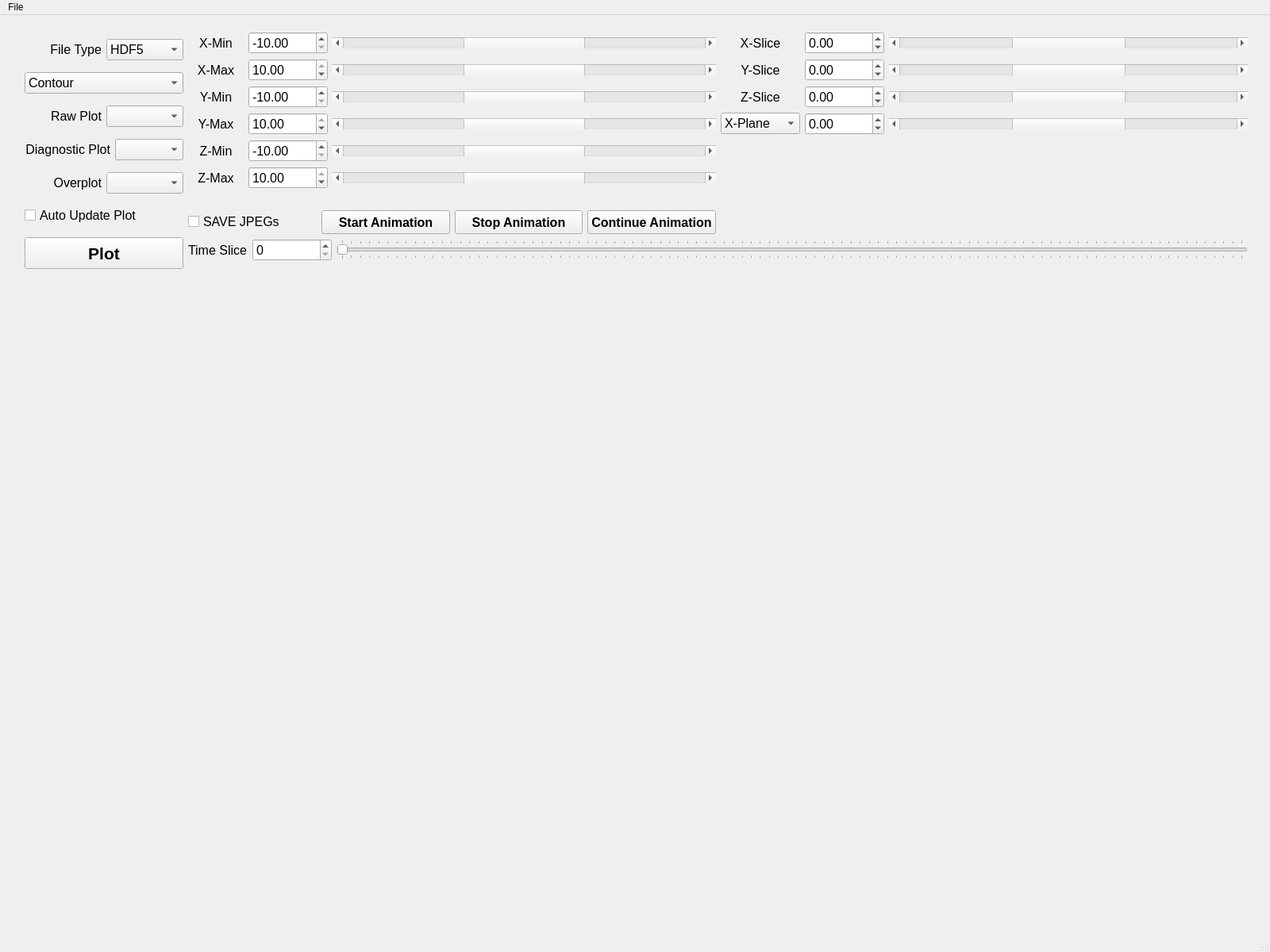
<?xml version="1.0" encoding="UTF-8"?>
<ui version="4.0">
 <class>MainWindow</class>
 <widget class="QMainWindow" name="MainWindow">
  <property name="geometry">
   <rect>
    <x>0</x>
    <y>0</y>
    <width>1600</width>
    <height>1200</height>
   </rect>
  </property>
  <property name="windowTitle">
   <string>MainWindow</string>
  </property>
  <widget class="QWidget" name="centralwidget">
   <widget class="QWidget" name="layoutWidget">
    <property name="geometry">
     <rect>
      <x>31</x>
      <y>21</y>
      <width>1541</width>
      <height>311</height>
     </rect>
    </property>
    <layout class="QHBoxLayout" name="horizontalLayout_32">
     <item>
      <layout class="QVBoxLayout" name="verticalLayout">
       <item>
        <layout class="QHBoxLayout" name="horizontalLayout_4">
         <item>
          <widget class="QLabel" name="label_3">
           <property name="enabled">
            <bool>true</bool>
           </property>
           <property name="font">
            <font>
             <family>Helvetica</family>
             <pointsize>12</pointsize>
             <weight>50</weight>
             <bold>false</bold>
            </font>
           </property>
           <property name="text">
            <string>File Type</string>
           </property>
           <property name="alignment">
            <set>Qt::AlignRight|Qt::AlignTrailing|Qt::AlignVCenter</set>
           </property>
          </widget>
         </item>
         <item>
          <widget class="QComboBox" name="filetype_comboBox">
           <property name="font">
            <font>
             <family>Helvetica</family>
             <pointsize>12</pointsize>
             <weight>50</weight>
             <bold>false</bold>
            </font>
           </property>
           <item>
            <property name="text">
             <string>HDF5</string>
            </property>
           </item>
           <item>
            <property name="text">
             <string>gda</string>
            </property>
           </item>
          </widget>
         </item>
        </layout>
       </item>
       <item>
        <widget class="QComboBox" name="plottype_comboBox">
         <property name="font">
          <font>
           <family>Helvetica</family>
           <pointsize>12</pointsize>
           <weight>50</weight>
           <bold>false</bold>
          </font>
         </property>
         <item>
          <property name="text">
           <string>Contour</string>
          </property>
         </item>
         <item>
          <property name="text">
           <string>Contour+X-Average</string>
          </property>
         </item>
         <item>
          <property name="text">
           <string>Contour+Z-Slice</string>
          </property>
         </item>
         <item>
          <property name="text">
           <string>Contour+X-Slice</string>
          </property>
         </item>
        </widget>
       </item>
       <item>
        <layout class="QHBoxLayout" name="horizontalLayout_3">
         <item>
          <widget class="QLabel" name="label_2">
           <property name="enabled">
            <bool>true</bool>
           </property>
           <property name="font">
            <font>
             <family>Helvetica</family>
             <pointsize>12</pointsize>
             <weight>50</weight>
             <bold>false</bold>
            </font>
           </property>
           <property name="text">
            <string>Raw Plot</string>
           </property>
           <property name="alignment">
            <set>Qt::AlignRight|Qt::AlignTrailing|Qt::AlignVCenter</set>
           </property>
          </widget>
         </item>
         <item>
          <widget class="QComboBox" name="rawplot_comboBox">
           <property name="font">
            <font>
             <family>Helvetica</family>
             <pointsize>12</pointsize>
             <weight>50</weight>
             <bold>false</bold>
            </font>
           </property>
          </widget>
         </item>
        </layout>
       </item>
       <item>
        <layout class="QHBoxLayout" name="horizontalLayout_2">
         <item>
          <widget class="QLabel" name="label_5">
           <property name="font">
            <font>
             <family>Helvetica</family>
             <pointsize>12</pointsize>
             <weight>50</weight>
             <bold>false</bold>
            </font>
           </property>
           <property name="text">
            <string>Diagnostic Plot</string>
           </property>
           <property name="alignment">
            <set>Qt::AlignRight|Qt::AlignTrailing|Qt::AlignVCenter</set>
           </property>
          </widget>
         </item>
         <item>
          <widget class="QComboBox" name="diagplot_comboBox">
           <property name="font">
            <font>
             <family>Helvetica</family>
             <pointsize>12</pointsize>
             <weight>50</weight>
             <bold>false</bold>
            </font>
           </property>
          </widget>
         </item>
        </layout>
       </item>
       <item>
        <layout class="QHBoxLayout" name="horizontalLayout">
         <item>
          <widget class="QLabel" name="label_6">
           <property name="font">
            <font>
             <family>Helvetica</family>
             <pointsize>12</pointsize>
             <weight>50</weight>
             <bold>false</bold>
            </font>
           </property>
           <property name="text">
            <string>Overplot</string>
           </property>
           <property name="alignment">
            <set>Qt::AlignRight|Qt::AlignTrailing|Qt::AlignVCenter</set>
           </property>
          </widget>
         </item>
         <item>
          <widget class="QComboBox" name="overplot_comboBox">
           <property name="font">
            <font>
             <family>Helvetica</family>
             <pointsize>12</pointsize>
             <weight>50</weight>
             <bold>false</bold>
            </font>
           </property>
          </widget>
         </item>
        </layout>
       </item>
       <item>
        <widget class="QCheckBox" name="autoplot_checkBox">
         <property name="font">
          <font>
           <family>Helvetica</family>
           <pointsize>12</pointsize>
           <weight>50</weight>
           <bold>false</bold>
          </font>
         </property>
         <property name="layoutDirection">
          <enum>Qt::LeftToRight</enum>
         </property>
         <property name="text">
          <string>Auto Update Plot</string>
         </property>
        </widget>
       </item>
       <item>
        <widget class="QPushButton" name="plotButton">
         <property name="minimumSize">
          <size>
           <width>100</width>
           <height>40</height>
          </size>
         </property>
         <property name="font">
          <font>
           <family>Helvetica</family>
           <pointsize>16</pointsize>
           <weight>75</weight>
           <bold>true</bold>
          </font>
         </property>
         <property name="text">
          <string>Plot</string>
         </property>
        </widget>
       </item>
      </layout>
     </item>
     <item>
      <layout class="QVBoxLayout" name="verticalLayout_7">
       <item>
        <layout class="QHBoxLayout" name="horizontalLayout_14">
         <item>
          <layout class="QVBoxLayout" name="verticalLayout_2">
           <item>
            <layout class="QHBoxLayout" name="horizontalLayout_5">
             <item>
              <widget class="QLabel" name="label">
               <property name="maximumSize">
                <size>
                 <width>70</width>
                 <height>16777215</height>
                </size>
               </property>
               <property name="font">
                <font>
                 <family>Helvetica</family>
                 <pointsize>12</pointsize>
                 <weight>50</weight>
                 <bold>false</bold>
                </font>
               </property>
               <property name="text">
                <string>X-Min</string>
               </property>
               <property name="alignment">
                <set>Qt::AlignCenter</set>
               </property>
              </widget>
             </item>
             <item>
              <widget class="QDoubleSpinBox" name="xmin_SpinBox">
               <property name="maximumSize">
                <size>
                 <width>100</width>
                 <height>16777215</height>
                </size>
               </property>
               <property name="font">
                <font>
                 <family>Helvetica</family>
                 <pointsize>12</pointsize>
                 <weight>50</weight>
                 <bold>false</bold>
                </font>
               </property>
               <property name="minimum">
                <double>-10.000000000000000</double>
               </property>
               <property name="maximum">
                <double>10.000000000000000</double>
               </property>
               <property name="value">
                <double>-10.000000000000000</double>
               </property>
              </widget>
             </item>
             <item>
              <widget class="QScrollBar" name="xmin_hScrollBar">
               <property name="minimumSize">
                <size>
                 <width>150</width>
                 <height>0</height>
                </size>
               </property>
               <property name="font">
                <font>
                 <family>Helvetica</family>
                 <pointsize>12</pointsize>
                 <weight>50</weight>
                 <bold>false</bold>
                </font>
               </property>
               <property name="minimum">
                <number>-10</number>
               </property>
               <property name="maximum">
                <number>10</number>
               </property>
               <property name="orientation">
                <enum>Qt::Horizontal</enum>
               </property>
              </widget>
             </item>
            </layout>
           </item>
           <item>
            <layout class="QHBoxLayout" name="horizontalLayout_6">
             <item>
              <widget class="QLabel" name="label_7">
               <property name="maximumSize">
                <size>
                 <width>70</width>
                 <height>16777215</height>
                </size>
               </property>
               <property name="font">
                <font>
                 <family>Helvetica</family>
                 <pointsize>12</pointsize>
                 <weight>50</weight>
                 <bold>false</bold>
                </font>
               </property>
               <property name="text">
                <string>X-Max</string>
               </property>
               <property name="alignment">
                <set>Qt::AlignCenter</set>
               </property>
              </widget>
             </item>
             <item>
              <widget class="QDoubleSpinBox" name="xmax_SpinBox">
               <property name="maximumSize">
                <size>
                 <width>100</width>
                 <height>16777215</height>
                </size>
               </property>
               <property name="font">
                <font>
                 <family>Helvetica</family>
                 <pointsize>12</pointsize>
                 <weight>50</weight>
                 <bold>false</bold>
                </font>
               </property>
               <property name="minimum">
                <double>-10.000000000000000</double>
               </property>
               <property name="maximum">
                <double>10.000000000000000</double>
               </property>
               <property name="value">
                <double>10.000000000000000</double>
               </property>
              </widget>
             </item>
             <item>
              <widget class="QScrollBar" name="xmax_hScrollBar">
               <property name="minimumSize">
                <size>
                 <width>150</width>
                 <height>0</height>
                </size>
               </property>
               <property name="font">
                <font>
                 <family>Helvetica</family>
                 <pointsize>12</pointsize>
                 <weight>50</weight>
                 <bold>false</bold>
                </font>
               </property>
               <property name="minimum">
                <number>-10</number>
               </property>
               <property name="maximum">
                <number>10</number>
               </property>
               <property name="orientation">
                <enum>Qt::Horizontal</enum>
               </property>
              </widget>
             </item>
            </layout>
           </item>
           <item>
            <layout class="QHBoxLayout" name="horizontalLayout_7">
             <item>
              <widget class="QLabel" name="label_8">
               <property name="maximumSize">
                <size>
                 <width>70</width>
                 <height>16777215</height>
                </size>
               </property>
               <property name="font">
                <font>
                 <family>Helvetica</family>
                 <pointsize>12</pointsize>
                 <weight>50</weight>
                 <bold>false</bold>
                </font>
               </property>
               <property name="text">
                <string>Y-Min</string>
               </property>
               <property name="alignment">
                <set>Qt::AlignCenter</set>
               </property>
              </widget>
             </item>
             <item>
              <widget class="QDoubleSpinBox" name="ymin_SpinBox">
               <property name="maximumSize">
                <size>
                 <width>100</width>
                 <height>16777215</height>
                </size>
               </property>
               <property name="font">
                <font>
                 <family>Helvetica</family>
                 <pointsize>12</pointsize>
                 <weight>50</weight>
                 <bold>false</bold>
                </font>
               </property>
               <property name="minimum">
                <double>-10.000000000000000</double>
               </property>
               <property name="maximum">
                <double>10.000000000000000</double>
               </property>
               <property name="value">
                <double>-10.000000000000000</double>
               </property>
              </widget>
             </item>
             <item>
              <widget class="QScrollBar" name="ymin_hScrollBar">
               <property name="minimumSize">
                <size>
                 <width>150</width>
                 <height>0</height>
                </size>
               </property>
               <property name="font">
                <font>
                 <family>Helvetica</family>
                 <pointsize>12</pointsize>
                 <weight>50</weight>
                 <bold>false</bold>
                </font>
               </property>
               <property name="minimum">
                <number>-10</number>
               </property>
               <property name="maximum">
                <number>10</number>
               </property>
               <property name="orientation">
                <enum>Qt::Horizontal</enum>
               </property>
              </widget>
             </item>
            </layout>
           </item>
           <item>
            <layout class="QHBoxLayout" name="horizontalLayout_8">
             <item>
              <widget class="QLabel" name="label_9">
               <property name="maximumSize">
                <size>
                 <width>70</width>
                 <height>16777215</height>
                </size>
               </property>
               <property name="font">
                <font>
                 <family>Helvetica</family>
                 <pointsize>12</pointsize>
                 <weight>50</weight>
                 <bold>false</bold>
                </font>
               </property>
               <property name="text">
                <string>Y-Max</string>
               </property>
               <property name="alignment">
                <set>Qt::AlignCenter</set>
               </property>
              </widget>
             </item>
             <item>
              <widget class="QDoubleSpinBox" name="ymax_SpinBox">
               <property name="maximumSize">
                <size>
                 <width>100</width>
                 <height>16777215</height>
                </size>
               </property>
               <property name="font">
                <font>
                 <family>Helvetica</family>
                 <pointsize>12</pointsize>
                 <weight>50</weight>
                 <bold>false</bold>
                </font>
               </property>
               <property name="minimum">
                <double>-10.000000000000000</double>
               </property>
               <property name="maximum">
                <double>10.000000000000000</double>
               </property>
               <property name="value">
                <double>10.000000000000000</double>
               </property>
              </widget>
             </item>
             <item>
              <widget class="QScrollBar" name="ymax_hScrollBar">
               <property name="minimumSize">
                <size>
                 <width>150</width>
                 <height>0</height>
                </size>
               </property>
               <property name="font">
                <font>
                 <family>Helvetica</family>
                 <pointsize>12</pointsize>
                 <weight>50</weight>
                 <bold>false</bold>
                </font>
               </property>
               <property name="minimum">
                <number>-10</number>
               </property>
               <property name="maximum">
                <number>10</number>
               </property>
               <property name="orientation">
                <enum>Qt::Horizontal</enum>
               </property>
              </widget>
             </item>
            </layout>
           </item>
           <item>
            <layout class="QHBoxLayout" name="horizontalLayout_9">
             <item>
              <widget class="QLabel" name="label_10">
               <property name="maximumSize">
                <size>
                 <width>70</width>
                 <height>16777215</height>
                </size>
               </property>
               <property name="font">
                <font>
                 <family>Helvetica</family>
                 <pointsize>12</pointsize>
                 <weight>50</weight>
                 <bold>false</bold>
                </font>
               </property>
               <property name="text">
                <string>Z-Min</string>
               </property>
               <property name="alignment">
                <set>Qt::AlignCenter</set>
               </property>
              </widget>
             </item>
             <item>
              <widget class="QDoubleSpinBox" name="zmin_SpinBox">
               <property name="maximumSize">
                <size>
                 <width>100</width>
                 <height>16777215</height>
                </size>
               </property>
               <property name="font">
                <font>
                 <family>Helvetica</family>
                 <pointsize>12</pointsize>
                 <weight>50</weight>
                 <bold>false</bold>
                </font>
               </property>
               <property name="minimum">
                <double>-10.000000000000000</double>
               </property>
               <property name="maximum">
                <double>10.000000000000000</double>
               </property>
               <property name="value">
                <double>-10.000000000000000</double>
               </property>
              </widget>
             </item>
             <item>
              <widget class="QScrollBar" name="zmin_hScrollBar">
               <property name="minimumSize">
                <size>
                 <width>150</width>
                 <height>0</height>
                </size>
               </property>
               <property name="font">
                <font>
                 <family>Helvetica</family>
                 <pointsize>12</pointsize>
                 <weight>50</weight>
                 <bold>false</bold>
                </font>
               </property>
               <property name="minimum">
                <number>-10</number>
               </property>
               <property name="maximum">
                <number>10</number>
               </property>
               <property name="orientation">
                <enum>Qt::Horizontal</enum>
               </property>
              </widget>
             </item>
            </layout>
           </item>
           <item>
            <layout class="QHBoxLayout" name="horizontalLayout_10">
             <item>
              <widget class="QLabel" name="label_11">
               <property name="maximumSize">
                <size>
                 <width>70</width>
                 <height>16777215</height>
                </size>
               </property>
               <property name="font">
                <font>
                 <family>Helvetica</family>
                 <pointsize>12</pointsize>
                 <weight>50</weight>
                 <bold>false</bold>
                </font>
               </property>
               <property name="text">
                <string>Z-Max</string>
               </property>
               <property name="alignment">
                <set>Qt::AlignCenter</set>
               </property>
              </widget>
             </item>
             <item>
              <widget class="QDoubleSpinBox" name="zmax_SpinBox">
               <property name="maximumSize">
                <size>
                 <width>100</width>
                 <height>16777215</height>
                </size>
               </property>
               <property name="font">
                <font>
                 <family>Helvetica</family>
                 <pointsize>12</pointsize>
                 <weight>50</weight>
                 <bold>false</bold>
                </font>
               </property>
               <property name="minimum">
                <double>-10.000000000000000</double>
               </property>
               <property name="maximum">
                <double>10.000000000000000</double>
               </property>
               <property name="value">
                <double>10.000000000000000</double>
               </property>
              </widget>
             </item>
             <item>
              <widget class="QScrollBar" name="zmax_hScrollBar">
               <property name="minimumSize">
                <size>
                 <width>150</width>
                 <height>0</height>
                </size>
               </property>
               <property name="font">
                <font>
                 <family>Helvetica</family>
                 <pointsize>12</pointsize>
                 <weight>50</weight>
                 <bold>false</bold>
                </font>
               </property>
               <property name="minimum">
                <number>-10</number>
               </property>
               <property name="maximum">
                <number>10</number>
               </property>
               <property name="orientation">
                <enum>Qt::Horizontal</enum>
               </property>
              </widget>
             </item>
            </layout>
           </item>
           <item>
            <spacer name="verticalSpacer_2">
             <property name="orientation">
              <enum>Qt::Vertical</enum>
             </property>
             <property name="sizeHint" stdset="0">
              <size>
               <width>20</width>
               <height>40</height>
              </size>
             </property>
            </spacer>
           </item>
           <item>
            <layout class="QHBoxLayout" name="horizontalLayout_16">
             <item>
              <widget class="QCheckBox" name="savejpg_checkBox">
               <property name="font">
                <font>
                 <family>Helvetica</family>
                 <pointsize>12</pointsize>
                 <weight>50</weight>
                 <bold>false</bold>
                </font>
               </property>
               <property name="layoutDirection">
                <enum>Qt::LeftToRight</enum>
               </property>
               <property name="text">
                <string>SAVE JPEGs</string>
               </property>
              </widget>
             </item>
             <item>
              <widget class="QPushButton" name="start_animateButton">
               <property name="minimumSize">
                <size>
                 <width>100</width>
                 <height>30</height>
                </size>
               </property>
               <property name="font">
                <font>
                 <family>Helvetica</family>
                 <pointsize>12</pointsize>
                 <weight>75</weight>
                 <bold>true</bold>
                </font>
               </property>
               <property name="text">
                <string>Start Animation</string>
               </property>
              </widget>
             </item>
             <item>
              <widget class="QPushButton" name="stop_animateButton">
               <property name="minimumSize">
                <size>
                 <width>100</width>
                 <height>30</height>
                </size>
               </property>
               <property name="font">
                <font>
                 <family>Helvetica</family>
                 <pointsize>12</pointsize>
                 <weight>75</weight>
                 <bold>true</bold>
                </font>
               </property>
               <property name="text">
                <string>Stop Animation</string>
               </property>
              </widget>
             </item>
             <item>
              <widget class="QPushButton" name="continue_animateButton">
               <property name="minimumSize">
                <size>
                 <width>100</width>
                 <height>30</height>
                </size>
               </property>
               <property name="font">
                <font>
                 <family>Helvetica</family>
                 <pointsize>12</pointsize>
                 <weight>75</weight>
                 <bold>true</bold>
                </font>
               </property>
               <property name="text">
                <string>Continue Animation</string>
               </property>
              </widget>
             </item>
            </layout>
           </item>
          </layout>
         </item>
         <item>
          <layout class="QVBoxLayout" name="verticalLayout_3">
           <item>
            <layout class="QHBoxLayout" name="horizontalLayout_11">
             <item>
              <widget class="QLabel" name="label_12">
               <property name="maximumSize">
                <size>
                 <width>100</width>
                 <height>16777215</height>
                </size>
               </property>
               <property name="font">
                <font>
                 <family>Helvetica</family>
                 <pointsize>12</pointsize>
                 <weight>50</weight>
                 <bold>false</bold>
                </font>
               </property>
               <property name="text">
                <string>X-Slice</string>
               </property>
               <property name="alignment">
                <set>Qt::AlignCenter</set>
               </property>
              </widget>
             </item>
             <item>
              <widget class="QDoubleSpinBox" name="xslice_SpinBox">
               <property name="maximumSize">
                <size>
                 <width>100</width>
                 <height>16777215</height>
                </size>
               </property>
               <property name="font">
                <font>
                 <family>Helvetica</family>
                 <pointsize>12</pointsize>
                 <weight>50</weight>
                 <bold>false</bold>
                </font>
               </property>
               <property name="minimum">
                <double>-10.000000000000000</double>
               </property>
               <property name="maximum">
                <double>10.000000000000000</double>
               </property>
               <property name="value">
                <double>0.000000000000000</double>
               </property>
              </widget>
             </item>
             <item>
              <widget class="QScrollBar" name="xslice_hScrollBar">
               <property name="minimumSize">
                <size>
                 <width>150</width>
                 <height>0</height>
                </size>
               </property>
               <property name="font">
                <font>
                 <family>Helvetica</family>
                 <pointsize>12</pointsize>
                 <weight>50</weight>
                 <bold>false</bold>
                </font>
               </property>
               <property name="minimum">
                <number>-10</number>
               </property>
               <property name="maximum">
                <number>10</number>
               </property>
               <property name="orientation">
                <enum>Qt::Horizontal</enum>
               </property>
              </widget>
             </item>
            </layout>
           </item>
           <item>
            <layout class="QHBoxLayout" name="horizontalLayout_12">
             <item>
              <widget class="QLabel" name="label_17">
               <property name="maximumSize">
                <size>
                 <width>100</width>
                 <height>16777215</height>
                </size>
               </property>
               <property name="font">
                <font>
                 <family>Helvetica</family>
                 <pointsize>12</pointsize>
                 <weight>50</weight>
                 <bold>false</bold>
                </font>
               </property>
               <property name="text">
                <string>Y-Slice</string>
               </property>
               <property name="alignment">
                <set>Qt::AlignCenter</set>
               </property>
              </widget>
             </item>
             <item>
              <widget class="QDoubleSpinBox" name="yslice_SpinBox">
               <property name="maximumSize">
                <size>
                 <width>100</width>
                 <height>16777215</height>
                </size>
               </property>
               <property name="font">
                <font>
                 <family>Helvetica</family>
                 <pointsize>12</pointsize>
                 <weight>50</weight>
                 <bold>false</bold>
                </font>
               </property>
               <property name="minimum">
                <double>-10.000000000000000</double>
               </property>
               <property name="maximum">
                <double>10.000000000000000</double>
               </property>
               <property name="value">
                <double>0.000000000000000</double>
               </property>
              </widget>
             </item>
             <item>
              <widget class="QScrollBar" name="yslice_hScrollBar">
               <property name="minimumSize">
                <size>
                 <width>150</width>
                 <height>0</height>
                </size>
               </property>
               <property name="font">
                <font>
                 <family>Helvetica</family>
                 <pointsize>12</pointsize>
                 <weight>50</weight>
                 <bold>false</bold>
                </font>
               </property>
               <property name="minimum">
                <number>-10</number>
               </property>
               <property name="maximum">
                <number>10</number>
               </property>
               <property name="orientation">
                <enum>Qt::Horizontal</enum>
               </property>
              </widget>
             </item>
            </layout>
           </item>
           <item>
            <layout class="QHBoxLayout" name="horizontalLayout_13">
             <item>
              <widget class="QLabel" name="label_13">
               <property name="maximumSize">
                <size>
                 <width>100</width>
                 <height>16777215</height>
                </size>
               </property>
               <property name="font">
                <font>
                 <family>Helvetica</family>
                 <pointsize>12</pointsize>
                 <weight>50</weight>
                 <bold>false</bold>
                </font>
               </property>
               <property name="text">
                <string>Z-Slice</string>
               </property>
               <property name="alignment">
                <set>Qt::AlignCenter</set>
               </property>
              </widget>
             </item>
             <item>
              <widget class="QDoubleSpinBox" name="zslice_SpinBox">
               <property name="maximumSize">
                <size>
                 <width>100</width>
                 <height>16777215</height>
                </size>
               </property>
               <property name="font">
                <font>
                 <family>Helvetica</family>
                 <pointsize>12</pointsize>
                 <weight>50</weight>
                 <bold>false</bold>
                </font>
               </property>
               <property name="minimum">
                <double>-10.000000000000000</double>
               </property>
               <property name="maximum">
                <double>10.000000000000000</double>
               </property>
               <property name="value">
                <double>0.000000000000000</double>
               </property>
              </widget>
             </item>
             <item>
              <widget class="QScrollBar" name="zslice_hScrollBar">
               <property name="minimumSize">
                <size>
                 <width>150</width>
                 <height>0</height>
                </size>
               </property>
               <property name="font">
                <font>
                 <family>Helvetica</family>
                 <pointsize>12</pointsize>
                 <weight>50</weight>
                 <bold>false</bold>
                </font>
               </property>
               <property name="minimum">
                <number>-10</number>
               </property>
               <property name="maximum">
                <number>10</number>
               </property>
               <property name="orientation">
                <enum>Qt::Horizontal</enum>
               </property>
              </widget>
             </item>
            </layout>
           </item>
           <item>
            <layout class="QHBoxLayout" name="horizontalLayout_18">
             <item>
              <widget class="QComboBox" name="plane_comboBox">
               <property name="maximumSize">
                <size>
                 <width>100</width>
                 <height>16777215</height>
                </size>
               </property>
               <property name="font">
                <font>
                 <family>Helvetica</family>
                 <pointsize>12</pointsize>
                </font>
               </property>
               <item>
                <property name="text">
                 <string>X-Plane</string>
                </property>
               </item>
               <item>
                <property name="text">
                 <string>Y-Plane</string>
                </property>
               </item>
               <item>
                <property name="text">
                 <string>Z-Plane</string>
                </property>
               </item>
              </widget>
             </item>
             <item>
              <widget class="QDoubleSpinBox" name="plane_SpinBox">
               <property name="minimumSize">
                <size>
                 <width>100</width>
                 <height>0</height>
                </size>
               </property>
               <property name="maximumSize">
                <size>
                 <width>100</width>
                 <height>16777215</height>
                </size>
               </property>
               <property name="font">
                <font>
                 <family>Helvetica</family>
                 <pointsize>12</pointsize>
                 <weight>50</weight>
                 <bold>false</bold>
                </font>
               </property>
               <property name="minimum">
                <double>-50.000000000000000</double>
               </property>
               <property name="maximum">
                <double>50.000000000000000</double>
               </property>
              </widget>
             </item>
             <item>
              <widget class="QScrollBar" name="plane_hScrollBar">
               <property name="minimumSize">
                <size>
                 <width>0</width>
                 <height>0</height>
                </size>
               </property>
               <property name="font">
                <font>
                 <family>Helvetica</family>
                 <pointsize>12</pointsize>
                 <weight>50</weight>
                 <bold>false</bold>
                </font>
               </property>
               <property name="minimum">
                <number>-10</number>
               </property>
               <property name="maximum">
                <number>10</number>
               </property>
               <property name="orientation">
                <enum>Qt::Horizontal</enum>
               </property>
              </widget>
             </item>
            </layout>
           </item>
           <item>
            <spacer name="verticalSpacer">
             <property name="orientation">
              <enum>Qt::Vertical</enum>
             </property>
             <property name="sizeHint" stdset="0">
              <size>
               <width>20</width>
               <height>40</height>
              </size>
             </property>
            </spacer>
           </item>
          </layout>
         </item>
        </layout>
       </item>
       <item>
        <layout class="QHBoxLayout" name="horizontalLayout_17">
         <item>
          <widget class="QLabel" name="label_14">
           <property name="minimumSize">
            <size>
             <width>0</width>
             <height>28</height>
            </size>
           </property>
           <property name="maximumSize">
            <size>
             <width>100</width>
             <height>16777215</height>
            </size>
           </property>
           <property name="font">
            <font>
             <family>Helvetica</family>
             <pointsize>12</pointsize>
             <weight>50</weight>
             <bold>false</bold>
            </font>
           </property>
           <property name="text">
            <string>Time Slice</string>
           </property>
          </widget>
         </item>
         <item>
          <widget class="QSpinBox" name="tframe_SpinBox">
           <property name="minimumSize">
            <size>
             <width>100</width>
             <height>0</height>
            </size>
           </property>
           <property name="maximumSize">
            <size>
             <width>200</width>
             <height>16777215</height>
            </size>
           </property>
           <property name="font">
            <font>
             <family>Helvetica</family>
             <pointsize>12</pointsize>
             <weight>50</weight>
             <bold>false</bold>
            </font>
           </property>
          </widget>
         </item>
         <item>
          <widget class="QSlider" name="tframe_hSlider">
           <property name="minimumSize">
            <size>
             <width>0</width>
             <height>20</height>
            </size>
           </property>
           <property name="font">
            <font>
             <family>Helvetica</family>
             <pointsize>12</pointsize>
             <weight>50</weight>
             <bold>false</bold>
            </font>
           </property>
           <property name="orientation">
            <enum>Qt::Horizontal</enum>
           </property>
           <property name="tickPosition">
            <enum>QSlider::TicksBothSides</enum>
           </property>
          </widget>
         </item>
        </layout>
       </item>
       <item>
        <spacer name="verticalSpacer_3">
         <property name="orientation">
          <enum>Qt::Vertical</enum>
         </property>
         <property name="sizeHint" stdset="0">
          <size>
           <width>20</width>
           <height>40</height>
          </size>
         </property>
        </spacer>
       </item>
      </layout>
     </item>
    </layout>
   </widget>
  </widget>
  <widget class="QStatusBar" name="statusbar"/>
  <widget class="QMenuBar" name="menuBar">
   <property name="geometry">
    <rect>
     <x>0</x>
     <y>0</y>
     <width>1600</width>
     <height>27</height>
    </rect>
   </property>
   <widget class="QMenu" name="menuFile">
    <property name="title">
     <string>File</string>
    </property>
    <addaction name="actionClose_2"/>
    <addaction name="actionQuit"/>
   </widget>
   <addaction name="menuFile"/>
  </widget>
  <action name="actionClose_2">
   <property name="text">
    <string>Close</string>
   </property>
   <property name="shortcut">
    <string>Ctrl+W</string>
   </property>
  </action>
  <action name="actionCtrl_W">
   <property name="text">
    <string>Ctrl+W</string>
   </property>
  </action>
  <action name="actionQuit">
   <property name="text">
    <string>Quit</string>
   </property>
   <property name="shortcut">
    <string>Ctrl+Q</string>
   </property>
  </action>
 </widget>
 <resources/>
 <connections/>
</ui>
